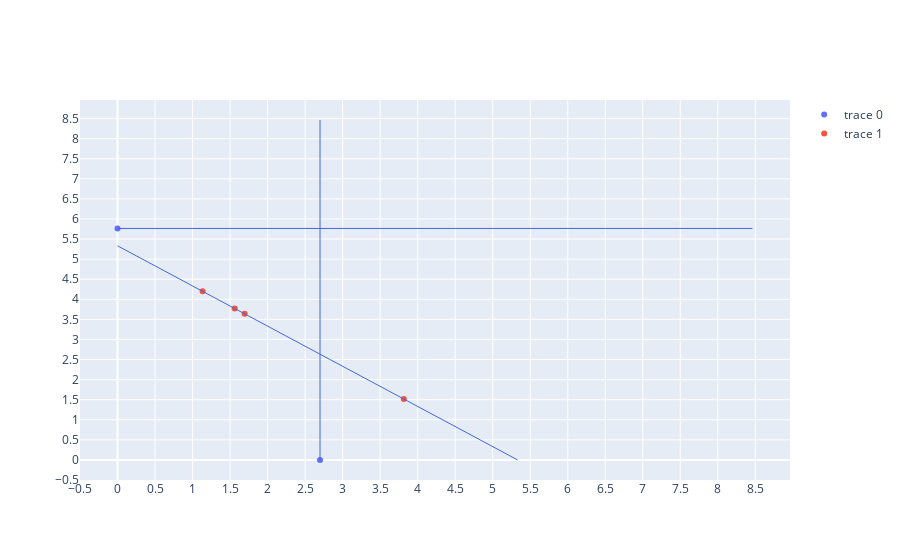

The cell this chart's notebook holds for it:
### Code cell
def b1(y: float) -> float:
    return 2 * np.log(y + 1)

def b2(y: float) -> float:
    return 4 * np.sqrt(y)

def C(y: float) -> float:
    return 3 * y / 2

def db1_dy(y: float) -> float:
    return 2 / (y + 1)

def db2_dy(y: float) -> float:
    return 2 / np.sqrt(y)

def C_dy(y: float) -> float:
    return 3/2

run_task("Task 4")

### Figure 1 — Plotly figure (JSON) as saved in the notebook; plotly's stock layout.template omitted (floating-point values rounded to 4 significant figures)
{"data": [{"mode": "markers", "text": ["x1*", "x2*"], "type": "scatter", "x": [2.699, 0], "y": [0, 5.763]}, {"mode": "markers", "text": ["N-core", "Shapley's vector", "Partial equilibrium vector", "Egalitarian game"], "type": "scatter", "x": [3.815, 1.133, 1.561, 1.694], "y": [1.516, 4.198, 3.771, 3.637]}], "layout": {"shapes": [{"line": {"color": "RoyalBlue", "width": 1}, "type": "line", "x0": 2.699, "x1": 2.699, "xref": "x", "y0": 0, "y1": 8.462, "yref": "y"}, {"line": {"color": "RoyalBlue", "width": 1}, "type": "line", "x0": 0, "x1": 8.462, "xref": "x", "y0": 5.763, "y1": 5.763, "yref": "y"}, {"line": {"color": "RoyalBlue", "width": 1}, "type": "line", "x0": 0, "x1": 5.331, "xref": "x", "y0": 5.331, "y1": 0, "yref": "y"}], "xaxis": {"dtick": 0.5, "range": [-0.5, 8.962]}, "yaxis": {"dtick": 0.5, "range": [-0.5, 8.962]}}}
